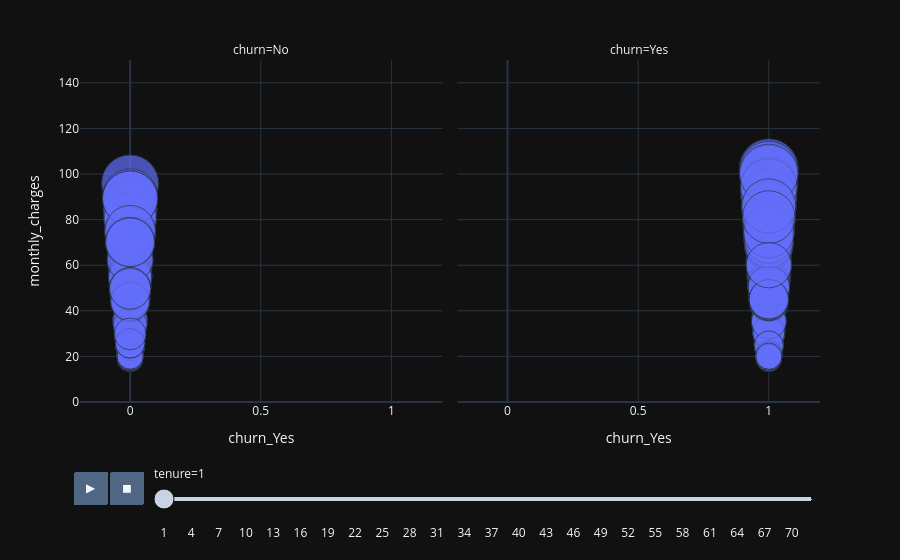

The notebook cell this image was saved under:
### Code cell
fig = px.scatter(
    data_frame=tenure_plot, 
    x = 'churn_Yes',
    y="monthly_charges", 
    animation_frame="tenure", 
    size = 'monthly_charges',
    hover_name="monthly_charges", 
    facet_col="churn",
    size_max=45,
    range_y = [0,150]
)
fig.update_layout(
  template='plotly_dark')
fig.show()

### Figure 1 — Plotly figure (JSON) as saved in the notebook; plotly's stock layout.template omitted (floating-point values rounded to 4 significant figures; data arrays with more than 128 entries replaced by an {"elided": "..."} marker saying what was removed)
{"data": [{"hovertemplate": "<b>%{hovertext}</b><br><br>tenure=1<br>churn=No<br>churn_Yes=%{x}<br>monthly_charges=%{marker.size}<extra></extra>", "hovertext": {"elided": "158 float values"}, "legendgroup": "", "marker": {"color": "#636efa", "size": {"elided": "158 float values"}, "sizemode": "area", "sizeref": 0.05859, "symbol": "circle"}, "mode": "markers", "name": "", "orientation": "v", "showlegend": false, "type": "scatter", "x": {"elided": "158 int values"}, "xaxis": "x", "y": {"elided": "158 float values"}, "yaxis": "y"}, {"hovertemplate": "<b>%{hovertext}</b><br><br>tenure=1<br>churn=Yes<br>churn_Yes=%{x}<br>monthly_charges=%{marker.size}<extra></extra>", "hovertext": {"elided": "250 float values"}, "legendgroup": "", "marker": {"color": "#636efa", "size": {"elided": "250 float values"}, "sizemode": "area", "sizeref": 0.05859, "symbol": "circle"}, "mode": "markers", "name": "", "orientation": "v", "showlegend": false, "type": "scatter", "x": {"elided": "250 int values"}, "xaxis": "x2", "y": {"elided": "250 float values"}, "yaxis": "y2"}], "layout": {"annotations": [{"font": {}, "showarrow": false, "text": "churn=No", "x": 0.245, "xanchor": "center", "xref": "paper", "y": 1, "yanchor": "bottom", "yref": "paper"}, {"font": {}, "showarrow": false, "text": "churn=Yes", "x": 0.755, "xanchor": "center", "xref": "paper", "y": 1, "yanchor": "bottom", "yref": "paper"}], "legend": {"itemsizing": "constant", "tracegroupgap": 0}, "margin": {"t": 60}, "sliders": [{"active": 0, "currentvalue": {"prefix": "tenure="}, "len": 0.9, "pad": {"b": 10, "t": 60}, "steps": [{"args": [["1"], {"frame": {"duration": 0, "redraw": false}, "fromcurrent": true, "mode": "immediate", "transition": {"duration": 0, "easing": "linear"}}], "label": "1", "method": "animate"}, {"args": [["2"], {"frame": {"duration": 0, "redraw": false}, "fromcurrent": true, "mode": "immediate", "transition": {"duration": 0, "easing": "linear"}}], "label": "2", "method": "animate"}, {"args": [["3"], {"frame": {"duration": 0, "redraw": false}, "fromcurrent": true, "mode": "immediate", "transition": {"duration": 0, "easing": "linear"}}], "label": "3", "method": "animate"}, {"args": [["4"], {"frame": {"duration": 0, "redraw": false}, "fromcurrent": true, "mode": "immediate", "transition": {"duration": 0, "easing": "linear"}}], "label": "4", "method": "animate"}, {"args": [["5"], {"frame": {"duration": 0, "redraw": false}, "fromcurrent": true, "mode": "immediate", "transition": {"duration": 0, "easing": "linear"}}], "label": "5", "method": "animate"}, {"args": [["6"], {"frame": {"duration": 0, "redraw": false}, "fromcurrent": true, "mode": "immediate", "transition": {"duration": 0, "easing": "linear"}}], "label": "6", "method": "animate"}, {"args": [["7"], {"frame": {"duration": 0, "redraw": false}, "fromcurrent": true, "mode": "immediate", "transition": {"duration": 0, "easing": "linear"}}], "label": "7", "method": "animate"}, {"args": [["8"], {"frame": {"duration": 0, "redraw": false}, "fromcurrent": true, "mode": "immediate", "transition": {"duration": 0, "easing": "linear"}}], "label": "8", "method": "animate"}, {"args": [["9"], {"frame": {"duration": 0, "redraw": false}, "fromcurrent": true, "mode": "immediate", "transition": {"duration": 0, "easing": "linear"}}], "label": "9", "method": "animate"}, {"args": [["10"], {"frame": {"duration": 0, "redraw": false}, "fromcurrent": true, "mode": "immediate", "transition": {"duration": 0, "easing": "linear"}}], "label": "10", "method": "animate"}, {"args": [["11"], {"frame": {"duration": 0, "redraw": false}, "fromcurrent": true, "mode": "immediate", "transition": {"duration": 0, "easing": "linear"}}], "label": "11", "method": "animate"}, {"args": [["12"], {"frame": {"duration": 0, "redraw": false}, "fromcurrent": true, "mode": "immediate", "transition": {"duration": 0, "easing": "linear"}}], "label": "12", "method": "animate"}, {"args": [["13"], {"frame": {"duration": 0, "redraw": false}, "fromcurrent": true, "mode": "immediate", "transition": {"duration": 0, "easing": "linear"}}], "label": "13", "method": "animate"}, {"args": [["14"], {"frame": {"duration": 0, "redraw": false}, "fromcurrent": true, "mode": "immediate", "transition": {"duration": 0, "easing": "linear"}}], "label": "14", "method": "animate"}, {"args": [["15"], {"frame": {"duration": 0, "redraw": false}, "fromcurrent": true, "mode": "immediate", "transition": {"duration": 0, "easing": "linear"}}], "label": "15", "method": "animate"}, {"args": [["16"], {"frame": {"duration": 0, "redraw": false}, "fromcurrent": true, "mode": "immediate", "transition": {"duration": 0, "easing": "linear"}}], "label": "16", "method": "animate"}, {"args": [["17"], {"frame": {"duration": 0, "redraw": false}, "fromcurrent": true, "mode": "immediate", "transition": {"duration": 0, "easing": "linear"}}], "label": "17", "method": "animate"}, {"args": [["18"], {"frame": {"duration": 0, "redraw": false}, "fromcurrent": true, "mode": "immediate", "transition": {"duration": 0, "easing": "linear"}}], "label": "18", "method": "animate"}, {"args": [["19"], {"frame": {"duration": 0, "redraw": false}, "fromcurrent": true, "mode": "immediate", "transition": {"duration": 0, "easing": "linear"}}], "label": "19", "method": "animate"}, {"args": [["20"], {"frame": {"duration": 0, "redraw": false}, "fromcurrent": true, "mode": "immediate", "transition": {"duration": 0, "easing": "linear"}}], "label": "20", "method": "animate"}, {"args": [["21"], {"frame": {"duration": 0, "redraw": false}, "fromcurrent": true, "mode": "immediate", "transition": {"duration": 0, "easing": "linear"}}], "label": "21", "method": "animate"}, {"args": [["22"], {"frame": {"duration": 0, "redraw": false}, "fromcurrent": true, "mode": "immediate", "transition": {"duration": 0, "easing": "linear"}}], "label": "22", "method": "animate"}, {"args": [["23"], {"frame": {"duration": 0, "redraw": false}, "fromcurrent": true, "mode": "immediate", "transition": {"duration": 0, "easing": "linear"}}], "label": "23", "method": "animate"}, {"args": [["24"], {"frame": {"duration": 0, "redraw": false}, "fromcurrent": true, "mode": "immediate", "transition": {"duration": 0, "easing": "linear"}}], "label": "24", "method": "animate"}, {"args": [["25"], {"frame": {"duration": 0, "redraw": false}, "fromcurrent": true, "mode": "immediate", "transition": {"duration": 0, "easing": "linear"}}], "label": "25", "method": "animate"}, {"args": [["26"], {"frame": {"duration": 0, "redraw": false}, "fromcurrent": true, "mode": "immediate", "transition": {"duration": 0, "easing": "linear"}}], "label": "26", "method": "animate"}, {"args": [["27"], {"frame": {"duration": 0, "redraw": false}, "fromcurrent": true, "mode": "immediate", "transition": {"duration": 0, "easing": "linear"}}], "label": "27", "method": "animate"}, {"args": [["28"], {"frame": {"duration": 0, "redraw": false}, "fromcurrent": true, "mode": "immediate", "transition": {"duration": 0, "easing": "linear"}}], "label": "28", "method": "animate"}, {"args": [["29"], {"frame": {"duration": 0, "redraw": false}, "fromcurrent": true, "mode": "immediate", "transition": {"duration": 0, "easing": "linear"}}], "label": "29", "method": "animate"}, {"args": [["30"], {"frame": {"duration": 0, "redraw": false}, "fromcurrent": true, "mode": "immediate", "transition": {"duration": 0, "easing": "linear"}}], "label": "30", "method": "animate"}, {"args": [["31"], {"frame": {"duration": 0, "redraw": false}, "fromcurrent": true, "mode": "immediate", "transition": {"duration": 0, "easing": "linear"}}], "label": "31", "method": "animate"}, {"args": [["32"], {"frame": {"duration": 0, "redraw": false}, "fromcurrent": true, "mode": "immediate", "transition": {"duration": 0, "easing": "linear"}}], "label": "32", "method": "animate"}, {"args": [["33"], {"frame": {"duration": 0, "redraw": false}, "fromcurrent": true, "mode": "immediate", "transition": {"duration": 0, "easing": "linear"}}], "label": "33", "method": "animate"}, {"args": [["34"], {"frame": {"duration": 0, "redraw": false}, "fromcurrent": true, "mode": "immediate", "transition": {"duration": 0, "easing": "linear"}}], "label": "34", "method": "animate"}, {"args": [["35"], {"frame": {"duration": 0, "redraw": false}, "fromcurrent": true, "mode": "immediate", "transition": {"duration": 0, "easing": "linear"}}], "label": "35", "method": "animate"}, {"args": [["36"], {"frame": {"duration": 0, "redraw": false}, "fromcurrent": true, "mode": "immediate", "transition": {"duration": 0, "easing": "linear"}}], "label": "36", "method": "animate"}, {"args": [["37"], {"frame": {"duration": 0, "redraw": false}, "fromcurrent": true, "mode": "immediate", "transition": {"duration": 0, "easing": "linear"}}], "label": "37", "method": "animate"}, {"args": [["38"], {"frame": {"duration": 0, "redraw": false}, "fromcurrent": true, "mode": "immediate", "transition": {"duration": 0, "easing": "linear"}}], "label": "38", "method": "animate"}, {"args": [["39"], {"frame": {"duration": 0, "redraw": false}, "fromcurrent": true, "mode": "immediate", "transition": {"duration": 0, "easing": "linear"}}], "label": "39", "method": "animate"}, {"args": [["40"], {"frame": {"duration": 0, "redraw": false}, "fromcurrent": true, "mode": "immediate", "transition": {"duration": 0, "easing": "linear"}}], "label": "40", "method": "animate"}, {"args": [["41"], {"frame": {"duration": 0, "redraw": false}, "fromcurrent": true, "mode": "immediate", "transition": {"duration": 0, "easing": "linear"}}], "label": "41", "method": "animate"}, {"args": [["42"], {"frame": {"duration": 0, "redraw": false}, "fromcurrent": true, "mode": "immediate", "transition": {"duration": 0, "easing": "linear"}}], "label": "42", "method": "animate"}, {"args": [["43"], {"frame": {"duration": 0, "redraw": false}, "fromcurrent": true, "mode": "immediate", "transition": {"duration": 0, "easing": "linear"}}], "label": "43", "method": "animate"}, {"args": [["44"], {"frame": {"duration": 0, "redraw": false}, "fromcurrent": true, "mode": "immediate", "transition": {"duration": 0, "easing": "linear"}}], "label": "44", "method": "animate"}, {"args": [["45"], {"frame": {"duration": 0, "redraw": false}, "fromcurrent": true, "mode": "immediate", "transition": {"duration": 0, "easing": "linear"}}], "label": "45", "method": "animate"}, {"args": [["46"], {"frame": {"duration": 0, "redraw": false}, "fromcurrent": true, "mode": "immediate", "transition": {"duration": 0, "easing": "linear"}}], "label": "46", "method": "animate"}, {"args": [["47"], {"frame": {"duration": 0, "redraw": false}, "fromcurrent": true, "mode": "immediate", "transition": {"duration": 0, "easing": "linear"}}], "label": "47", "method": "animate"}, {"args": [["48"], {"frame": {"duration": 0, "redraw": false}, "fromcurrent": true, "mode": "immediate", "transition": {"duration": 0, "easing": "linear"}}], "label": "48", "method": "animate"}, {"args": [["49"], {"frame": {"duration": 0, "redraw": false}, "fromcurrent": true, "mode": "immediate", "transition": {"duration": 0, "easing": "linear"}}], "label": "49", "method": "animate"}, {"args": [["50"], {"frame": {"duration": 0, "redraw": false}, "fromcurrent": true, "mode": "immediate", "transition": {"duration": 0, "easing": "linear"}}], "label": "50", "method": "animate"}, {"args": [["51"], {"frame": {"duration": 0, "redraw": false}, "fromcurrent": true, "mode": "immediate", "transition": {"duration": 0, "easing": "linear"}}], "label": "51", "method": "animate"}, {"args": [["52"], {"frame": {"duration": 0, "redraw": false}, "fromcurrent": true, "mode": "immediate", "transition": {"duration": 0, "easing": "linear"}}], "label": "52", "method": "animate"}, {"args": [["53"], {"frame": {"duration": 0, "redraw": false}, "fromcurrent": true, "mode": "immediate", "transition": {"duration": 0, "easing": "linear"}}], "label": "53", "method": "animate"}, {"args": [["54"], {"frame": {"duration": 0, "redraw": false}, "fromcurrent": true, "mode": "immediate", "transition": {"duration": 0, "easing": "linear"}}], "label": "54", "method": "animate"}, {"args": [["55"], {"frame": {"duration": 0, "redraw": false}, "fromcurrent": true, "mode": "immediate", "transition": {"duration": 0, "easing": "linear"}}], "label": "55", "method": "animate"}, {"args": [["56"], {"frame": {"duration": 0, "redraw": false}, "fromcurrent": true, "mode": "immediate", "transition": {"duration": 0, "easing": "linear"}}], "label": "56", "method": "animate"}, {"args": [["57"], {"frame": {"duration": 0, "redraw": false}, "fromcurrent": true, "mode": "immediate", "transition": {"duration": 0, "easing": "linear"}}], "label": "57", "method": "animate"}, {"args": [["58"], {"frame": {"duration": 0, "redraw": false}, "fromcurrent": true, "mode": "immediate", "transition": {"duration": 0, "easing": "linear"}}], "label": "58", "method": "animate"}, {"args": [["59"], {"frame": {"duration": 0, "redraw": false}, "fromcurrent": true, "mode": "immediate", "transition": {"duration": 0, "easing": "linear"}}], "label": "59", "method": "animate"}, {"args": [["60"], {"frame": {"duration": 0, "redraw": false}, "fromcurrent": true, "mode": "immediate", "transition": {"duration": 0, "easing": "linear"}}], "label": "60", "method": "animate"}, {"args": [["61"], {"frame": {"duration": 0, "redraw": false}, "fromcurrent": true, "mode": "immediate", "transition": {"duration": 0, "easing": "linear"}}], "label": "61", "method": "animate"}, {"args": [["62"], {"frame": {"duration": 0, "redraw": false}, "fromcurrent": true, "mode": "immediate", "transition": {"duration": 0, "easing": "linear"}}], "label": "62", "method": "animate"}, {"args": [["63"], {"frame": {"duration": 0, "redraw": false}, "fromcurrent": true, "mode": "immediate", "transition": {"duration": 0, "easing": "linear"}}], "label": "63", "method": "animate"}, {"args": [["64"], {"frame": {"duration": 0, "redraw": false}, "fromcurrent": true, "mode": "immediate", "transition": {"duration": 0, "easing": "linear"}}], "label": "64", "method": "animate"}, {"args": [["65"], {"frame": {"duration": 0, "redraw": false}, "fromcurrent": true, "mode": "immediate", "transition": {"duration": 0, "easing": "linear"}}], "label": "65", "method": "animate"}, {"args": [["66"], {"frame": {"duration": 0, "redraw": false}, "fromcurrent": true, "mode": "immediate", "transition": {"duration": 0, "easing": "linear"}}], "label": "66", "method": "animate"}, {"args": [["67"], {"frame": {"duration": 0, "redraw": false}, "fromcurrent": true, "mode": "immediate", "transition": {"duration": 0, "easing": "linear"}}], "label": "67", "method": "animate"}, {"args": [["68"], {"frame": {"duration": 0, "redraw": false}, "fromcurrent": true, "mode": "immediate", "transition": {"duration": 0, "easing": "linear"}}], "label": "68", "method": "animate"}, {"args": [["69"], {"frame": {"duration": 0, "redraw": false}, "fromcurrent": true, "mode": "immediate", "transition": {"duration": 0, "easing": "linear"}}], "label": "69", "method": "animate"}, {"args": [["70"], {"frame": {"duration": 0, "redraw": false}, "fromcurrent": true, "mode": "immediate", "transition": {"duration": 0, "easing": "linear"}}], "label": "70", "method": "animate"}, {"args": [["71"], {"frame": {"duration": 0, "redraw": false}, "fromcurrent": true, "mode": "immediate", "transition": {"duration": 0, "easing": "linear"}}], "label": "71", "method": "animate"}, {"args": [["72"], {"frame": {"duration": 0, "redraw": false}, "fromcurrent": true, "mode": "immediate", "transition": {"duration": 0, "easing": "linear"}}], "label": "72", "method": "animate"}], "x": 0.1, "xanchor": "left", "y": 0, "yanchor": "top"}], "updatemenus": [{"buttons": [{"args": [null, {"frame": {"duration": 500, "redraw": false}, "fromcurrent": true, "mode": "immediate", "transition": {"duration": 500, "easing": "linear"}}], "label": "&#9654;", "method": "animate"}, {"args": [[null], {"frame": {"duration": 0, "redraw": false}, "fromcurrent": true, "mode": "immediate", "transition": {"duration": 0, "easing": "linear"}}], "label": "&#9724;", "method": "animate"}], "direction": "left", "pad": {"r": 10, "t": 70}, "showactive": false, "type": "buttons", "x": 0.1, "xanchor": "right", "y": 0, "yanchor": "top"}], "xaxis": {"anchor": "y", "domain": [0, 0.49], "title": {"text": "churn_Yes"}}, "xaxis2": {"anchor": "y2", "domain": [0.51, 1], "matches": "x", "title": {"text": "churn_Yes"}}, "yaxis": {"anchor": "x", "domain": [0, 1], "range": [0, 150], "title": {"text": "monthly_charges"}}, "yaxis2": {"anchor": "x2", "domain": [0, 1], "matches": "y", "showticklabels": false}}}
